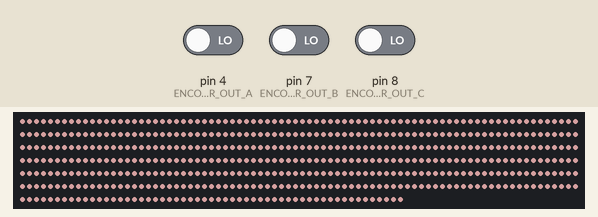
The sketch below on a simulated Arduino Uno, built with avr-gcc and run on an emulated ATmega328P. Shown: 535 RGB LEDs in strip order, left to right, continuing on the next row. Inputs (shaded band) come from the test bench; at power-on: pin 4 (ENCODER_OUT_A) LOW, pin 7 (ENCODER_OUT_B) LOW, pin 8 (ENCODER_OUT_C) LOW. Dim RGB values are drawn brighter than linear.

Above: at 1.1 s.

The sketch:

dining_light_v2.ino
```cpp
#define N_LEDS 535

#include <Adafruit_NeoPixel.h>
#include "FastLED.h"

#define ENCODER_OUT_A 4 // CLK
#define ENCODER_OUT_B 7 // DT
#define ENCODER_OUT_C 8 // SW
#define LED_OUT 2

uint8_t brightness = 255;

uint8_t state_a;
uint8_t state_b;
uint8_t state_c = 1;
uint8_t oldstate_c = 0;
bool clk = false;
uint32_t last_debounce_t;
uint8_t debounce_delay = 50;
int8_t wheel_dir;
int8_t last_wheel_dir;
uint32_t last_wheel_t = 0;
uint8_t wheel_boost;

Adafruit_NeoPixel leds(N_LEDS, LED_OUT, NEO_GRBW + NEO_KHZ800);

typedef struct Mode {
  int i;
  struct Mode* prev;
  struct Mode* next;
} Mode;

Mode mode1 = {0};
Mode mode2 = {1};

void setup() {
  delay(1000);
  random16_set_seed(analogRead(0));

  leds.begin();
  leds.show();
  leds.setBrightness(brightness);

  pinMode(ENCODER_OUT_A, INPUT);
  pinMode(ENCODER_OUT_B, INPUT);
  pinMode(ENCODER_OUT_C, INPUT);

  Serial.begin(9600);
}

void loop() {
  state_a = digitalRead(ENCODER_OUT_A);
  state_b = digitalRead(ENCODER_OUT_B);
  state_c = digitalRead(ENCODER_OUT_C);

  for (uint16_t i = 0; i < leds.numPixels(); i++) {
    leds.setPixelColor(i, leds.Color(128, 96, 96));
  }
  leds.show();

  if (state_c != oldstate_c) {
    last_debounce_t = millis();
    oldstate_c = state_c;
  }
  if (state_c == 0 && (millis() - last_debounce_t) >= debounce_delay) {
    if (!clk) {
      clk = true;
    }
  } else {
    clk = false;
  }

  if (wheel_dir = read_rotary()) {
    if ((wheel_dir == last_wheel_dir)
      && (millis() - last_wheel_t < 250)) {
      wheel_boost = 20 - 19 * log10(millis() - last_wheel_t - 9) / 2.38;
    } else {
      wheel_boost = 1;
    }
    last_wheel_dir = wheel_dir;
    last_wheel_t = millis();
  }
}

// Copyright John Main - best-microcontroller-projects.com
uint8_t read_rotary() {
  static uint16_t rot_store = 0;
  static int8_t rot_enc_table[] = {0,1,1,0,1,0,0,1,1,0,0,1,0,1,1,0};
  static uint8_t prev_next_code = 0;

  prev_next_code <<= 2;
  if (digitalRead(ENCODER_OUT_A)) {
    prev_next_code |= 0x01;
  }
  if (digitalRead(ENCODER_OUT_B)) {
    prev_next_code |= 0x02;
  }
  prev_next_code &= 0x0f;
  if (rot_enc_table[prev_next_code]) {
    rot_store <<= 4;
    rot_store |= prev_next_code;
    if ((rot_store & 0xff) == 0x2b) {
      return -1;
    }
    if ((rot_store & 0xff) == 0x17) {
      return 1;
    }
  }
  return 0;
}
```
